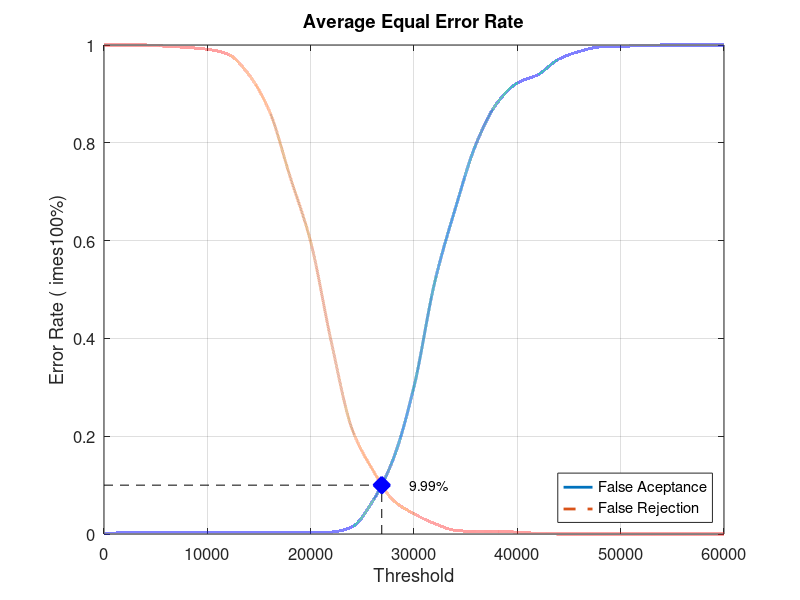
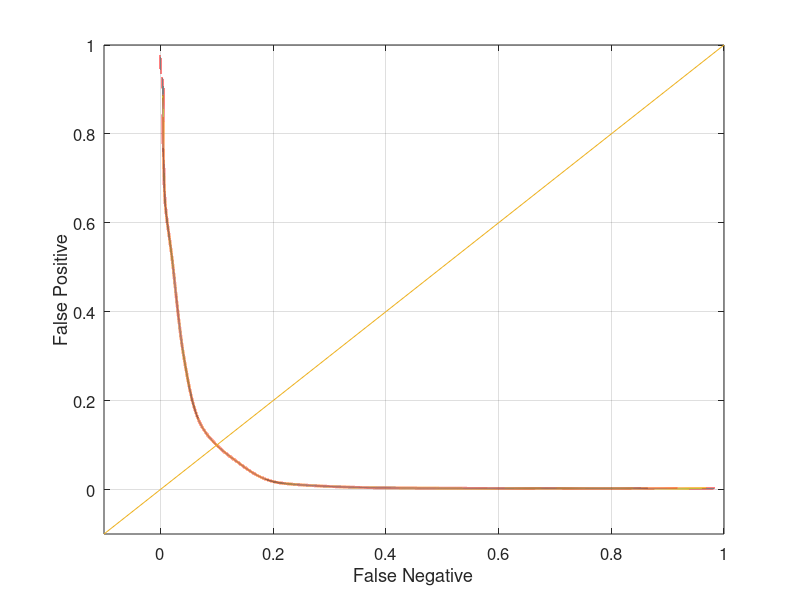

The MATLAB script that drew these images, in order:
close all;
clear;
clc;
x = 0:2000:60000;
xq = 0:0.5:60000;

y0 = [0 0.00263158 0.00263158 0.00263158 0.00263158 0.00263158 0.00263158 0.00263158 0.00263158 0.00263158 0.00263158 0.00394737 0.0144737 0.0671053 0.153947 0.301316 0.514474 0.665789 0.797368 0.880263 0.922368 0.939474 0.971053 0.986842 0.996053 0.997368 0.998684 1 1 1 1]
yy0 = interp1(x, y0, xq, 'pchip');
y1 = [1 1 1 0.9975 0.995 0.99125 0.98125 0.94 0.865 0.73125 0.5975 0.3925 0.215 0.13125 0.06875 0.04125 0.02125 0.0075 0.005 0.005 0.00375 0.00125 0 0 0 0 0 0 0 0 0]
yy1 = interp1(x, y1, xq, 'pchip');

% Calculating EER: 
y2 = abs(y0 - y1);
find(y2 == min(y2))
yy2 = abs(yy0 - yy1);
xEER = find(yy2 == min(yy2));
xEERIndex = xq(xEER) % X-axis EER
yEER = yy0(xEER) % Y-axis EER

main = figure
plot(xq, yy0,'-','LineWidth', 2);	hold on
plot(xq, yy1,'--','LineWidth', 2);	hold on
plot([xEERIndex xEERIndex], [0 yEER], 'k--');	hold on
plot([0 xEERIndex], [yEER yEER], 'k--');	hold on
plot(xEERIndex, yEER, 'bx', 'LineWidth', 10);	hold on
text(xEERIndex + 10 * xEERIndex / 100, yEER, [num2str(round((10000 * yEER)) / 100) '%'])
legend('False Aceptance', 'False Rejection', 'Location', 'SouthEast')
xlabel('Threshold')
ylabel('Error Rate (	imes100%)')
title('Average Equal Error Rate')
set(gca, 'FontSize', 12)
axis([0 60000 0 1])
grid on

print(main, 'Experiment2AverageMain', '-dpng');
FNRxFPR = figure('Color', [1 1 1]);
plot(yy1, yy0, '-', yy1, yy0, 'LineWidth', 2);
hold on
y = -0.1:0.1:1
plot(y, y); 
set(gca, 'FontSize', 12)
xlabel('False Negative')
ylabel('False Positive')
axis([-0.1 1 -0.1 1])
set(gca, 'FontSize', 12)
grid on

print(FNRxFPR, 'Experiment2AverageFNRxFPR','-dpng');
